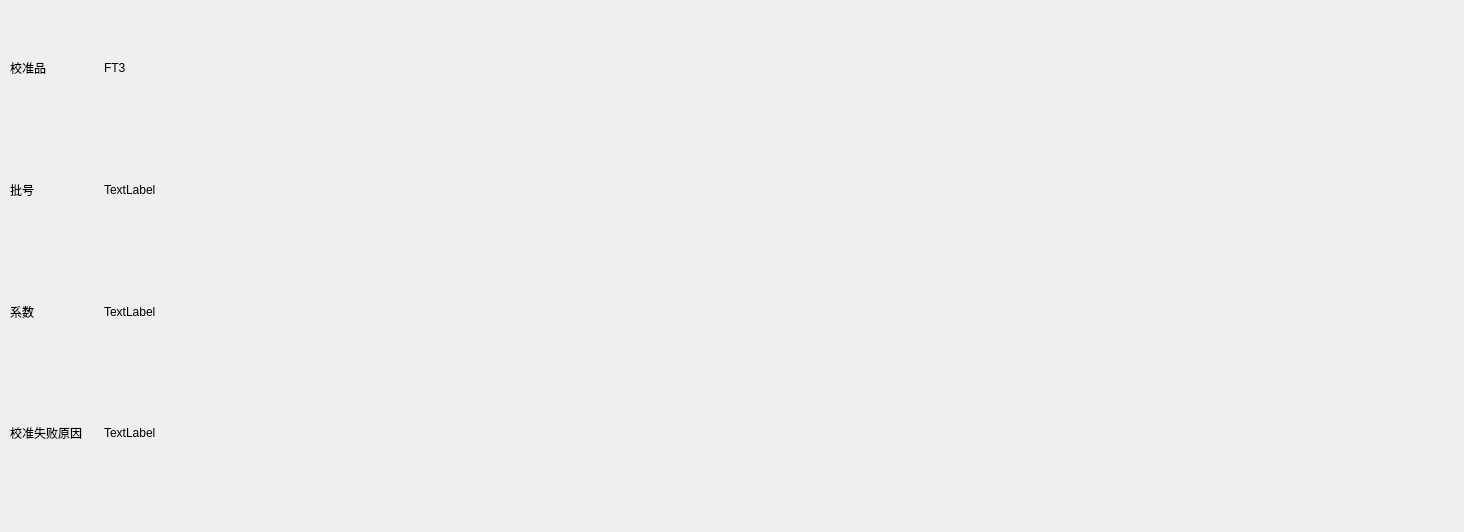
<?xml version="1.0" encoding="UTF-8"?>
<ui version="4.0">
 <class>CaliResDetails</class>
 <widget class="QWidget" name="CaliResDetails">
  <property name="geometry">
   <rect>
    <x>0</x>
    <y>0</y>
    <width>1464</width>
    <height>532</height>
   </rect>
  </property>
  <property name="windowTitle">
   <string>Form</string>
  </property>
  <widget class="CusTableView" name="tabView_ResDetails" native="true">
   <property name="geometry">
    <rect>
     <x>170</x>
     <y>10</y>
     <width>1291</width>
     <height>481</height>
    </rect>
   </property>
  </widget>
  <widget class="QWidget" name="widget" native="true">
   <property name="geometry">
    <rect>
     <x>10</x>
     <y>10</y>
     <width>181</width>
     <height>481</height>
    </rect>
   </property>
   <layout class="QVBoxLayout" name="verticalLayout">
    <item>
     <layout class="QHBoxLayout" name="horizontalLayout">
      <item>
       <widget class="QLabel" name="label">
        <property name="text">
         <string>校准品</string>
        </property>
       </widget>
      </item>
      <item>
       <widget class="QLabel" name="label_5">
        <property name="text">
         <string>FT3</string>
        </property>
       </widget>
      </item>
     </layout>
    </item>
    <item>
     <layout class="QHBoxLayout" name="horizontalLayout_2">
      <item>
       <widget class="QLabel" name="label_2">
        <property name="text">
         <string>批号</string>
        </property>
       </widget>
      </item>
      <item>
       <widget class="QLabel" name="label_6">
        <property name="text">
         <string>TextLabel</string>
        </property>
       </widget>
      </item>
     </layout>
    </item>
    <item>
     <layout class="QHBoxLayout" name="horizontalLayout_3">
      <item>
       <widget class="QLabel" name="label_3">
        <property name="text">
         <string>系数</string>
        </property>
       </widget>
      </item>
      <item>
       <widget class="QLabel" name="label_7">
        <property name="text">
         <string>TextLabel</string>
        </property>
       </widget>
      </item>
     </layout>
    </item>
    <item>
     <layout class="QHBoxLayout" name="horizontalLayout_4">
      <item>
       <widget class="QLabel" name="label_4">
        <property name="text">
         <string>校准失败原因</string>
        </property>
       </widget>
      </item>
      <item>
       <widget class="QLabel" name="label_8">
        <property name="text">
         <string>TextLabel</string>
        </property>
       </widget>
      </item>
     </layout>
    </item>
   </layout>
  </widget>
 </widget>
 <customwidgets>
  <customwidget>
   <class>CusTableView</class>
   <extends>QWidget</extends>
   <header location="global">CusTableView.h</header>
   <container>1</container>
  </customwidget>
 </customwidgets>
 <resources/>
 <connections/>
</ui>
